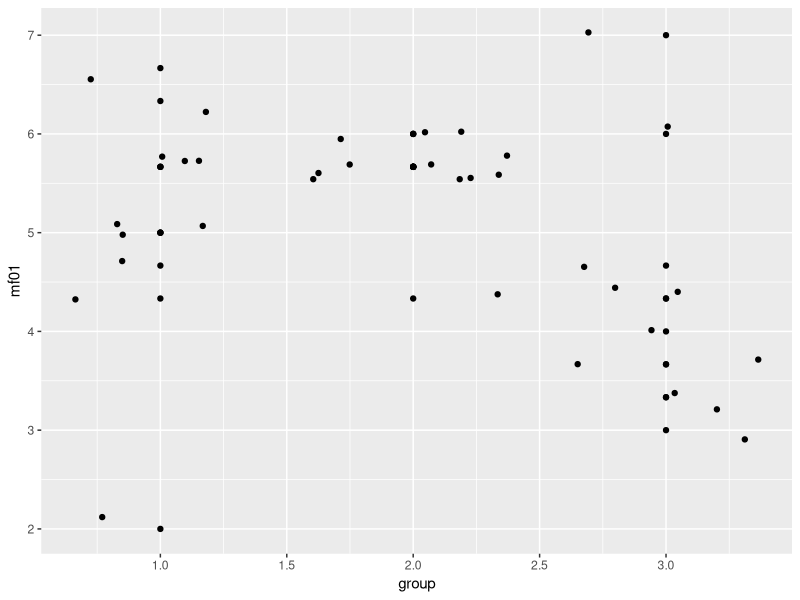
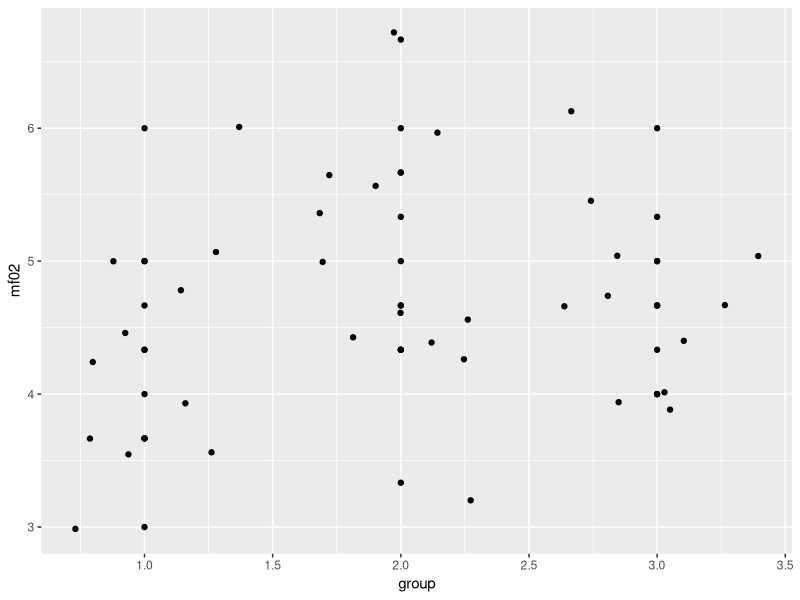
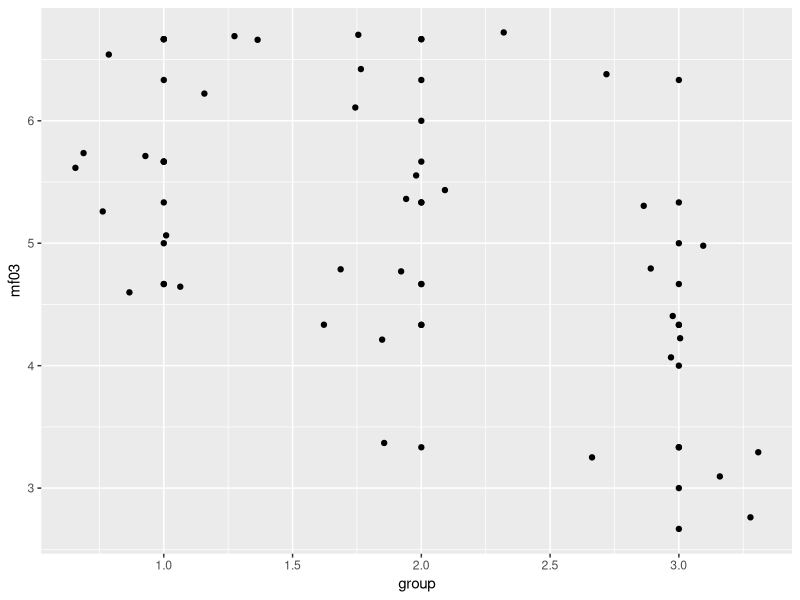
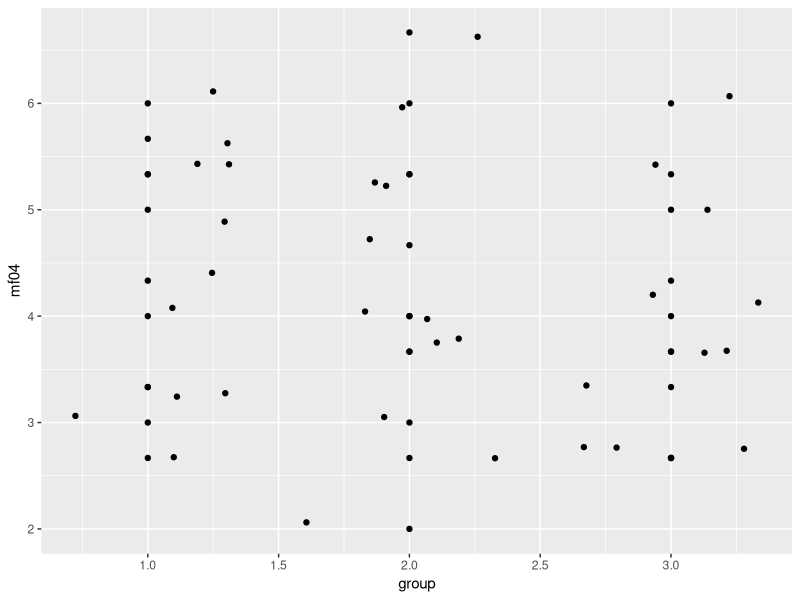
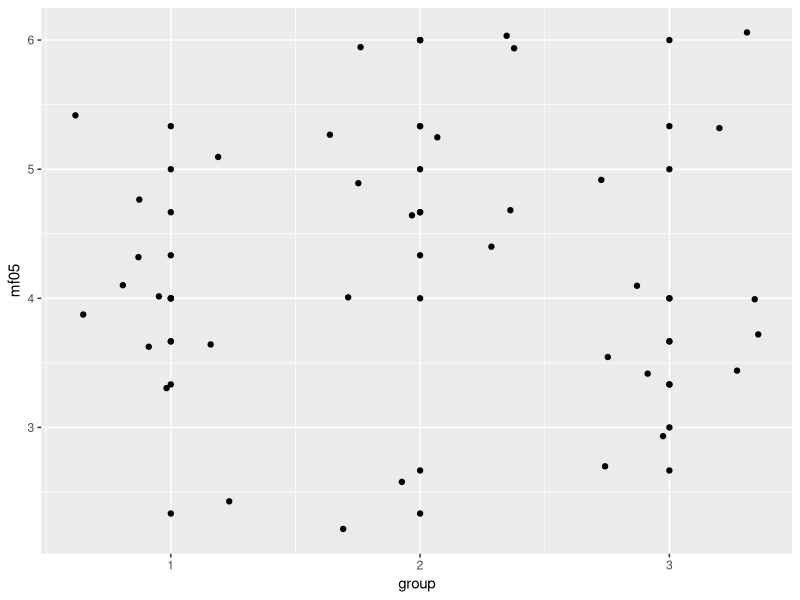
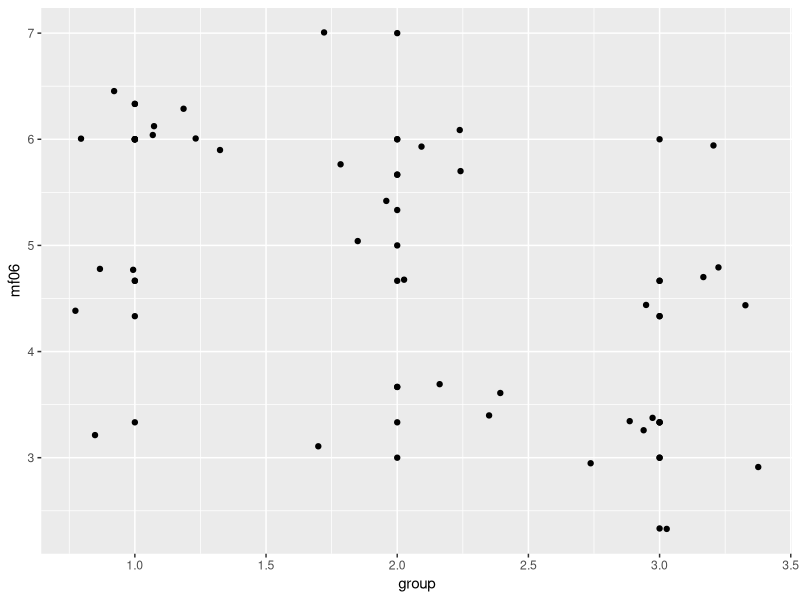
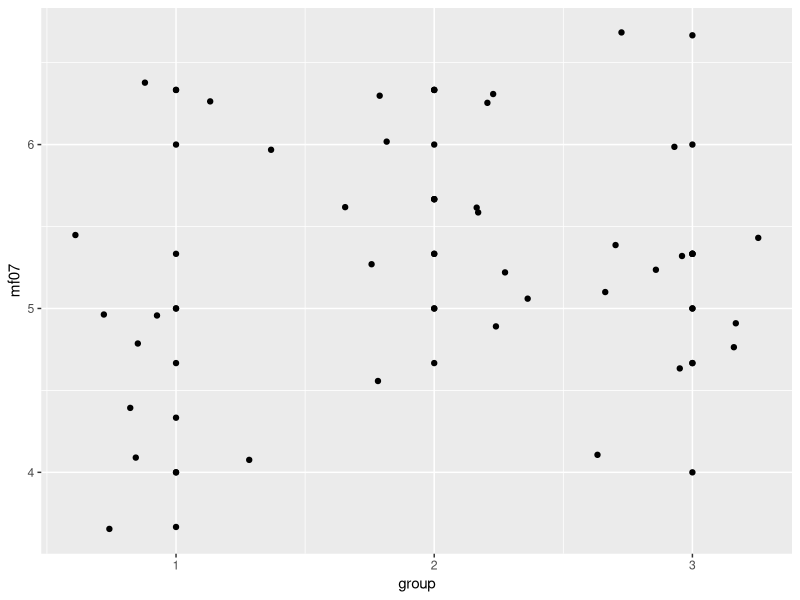
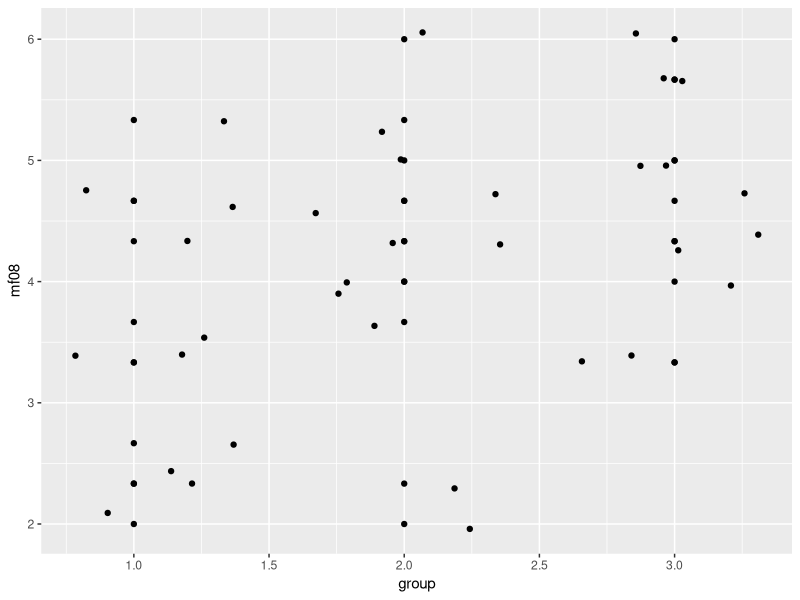

Source code (R) for these figures, in order:
library(plyr)
library(ggplot2)
library(psych)

answersData <- read.table('kysely.txt', sep='\t', header=T)

sub.answers <- ddply(answersData, .(group, subId), summarise,
                 mf01 = mean(f01),
                 mf02 = mean(f02),
                 mf03 = mean(f03),
                 mf04 = mean(f04),
                 mf05 = mean(f05),
                 mf06 = mean(f06),
                 mf07 = mean(f07),
                 mf08 = mean(f08),
                 mf09 = mean(f09),
                 mf10 = mean(f10),
                 mf11 = mean(f11),
                 mf12 = mean(f12),
                 mf13 = mean(f13),
                 mm01 = mean(m01),
                 mm02 = mean(m02),
                 mm03 = mean(m03),
                 mvirkeys = mean(virkeys))    

ggplot(sub.answers, aes(x=group, y=mf01)) + 
  geom_point() +
  geom_jitter()

ggplot(sub.answers, aes(x=group, y=mf02)) + 
  geom_point() +
  geom_jitter()

ggplot(sub.answers, aes(x=group, y=mf03)) + 
  geom_point() +
  geom_jitter()

ggplot(sub.answers, aes(x=group, y=mf04)) + 
  geom_point() +
  geom_jitter()

ggplot(sub.answers, aes(x=group, y=mf05)) + 
  geom_point() +
  geom_jitter()

ggplot(sub.answers, aes(x=group, y=mf06)) + 
  geom_point() +
  geom_jitter()

ggplot(sub.answers, aes(x=group, y=mf07)) + 
  geom_point() +
  geom_jitter()

ggplot(sub.answers, aes(x=group, y=mf08)) + 
  geom_point() +
  geom_jitter()

ggplot(sub.answers, aes(x=group, y=mf09)) + 
  geom_point() +
  geom_jitter()

ggplot(sub.answers, aes(x=group, y=mf10)) + 
  geom_point() +
  geom_jitter()

ggplot(sub.answers, aes(x=group, y=mf11)) + 
  geom_point() +
  geom_jitter()

ggplot(sub.answers, aes(x=group, y=mf12)) + 
  geom_point() +
  geom_jitter()

ggplot(sub.answers, aes(x=group, y=mf13)) + 
  geom_point() +
  geom_jitter()

ggplot(sub.answers, aes(x=group, y=mm01)) + 
  geom_point() +
  geom_jitter()

ggplot(sub.answers, aes(x=group, y=mm02)) + 
  geom_point() +
  geom_jitter()

ggplot(sub.answers, aes(x=group, y=mm03)) + 
  geom_point() +
  geom_jitter()

ggplot(sub.answers, aes(x=group, y=mvirkeys)) + 
  geom_point() +
  geom_jitter()


